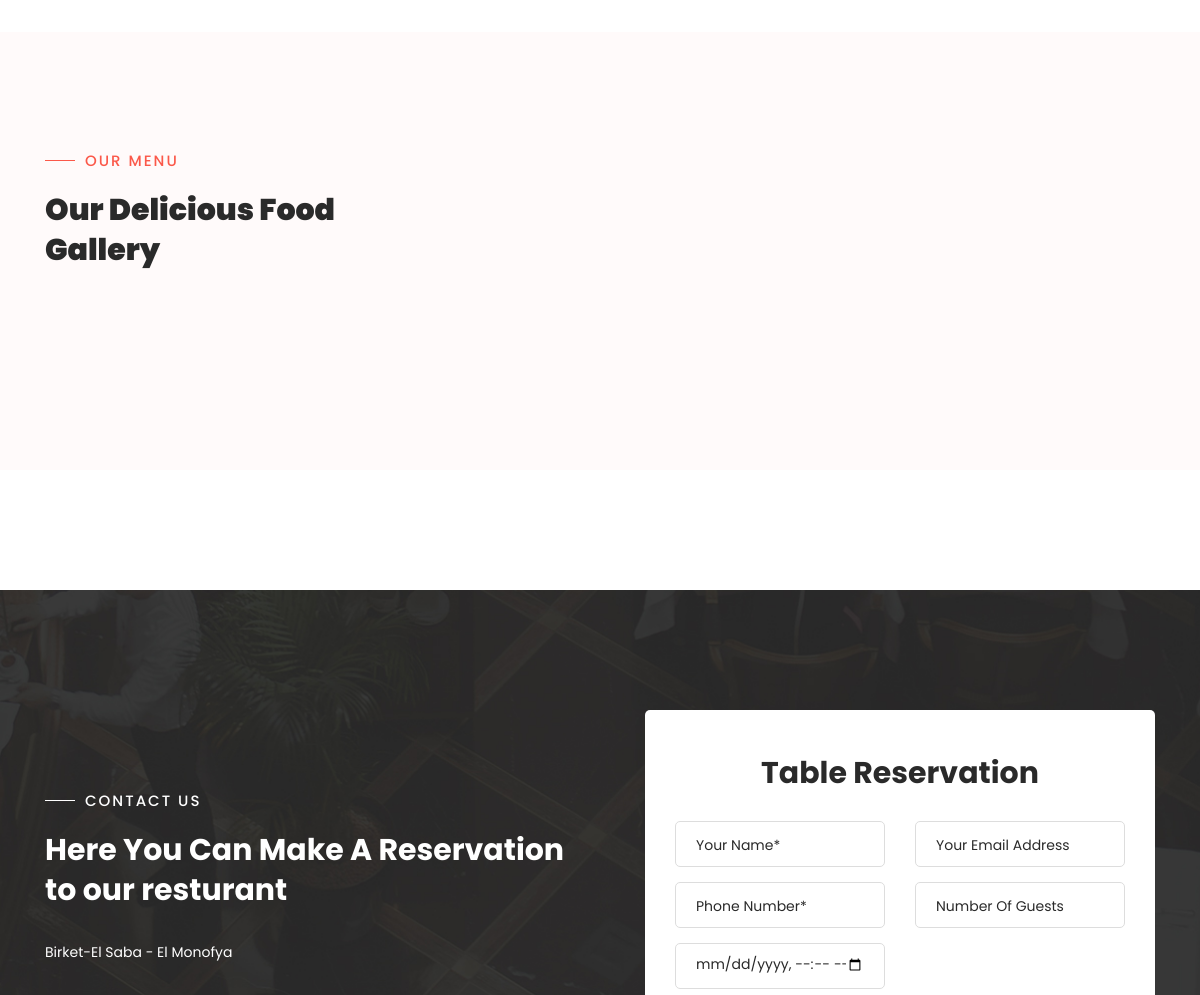
The app's page / (middle part), older data.
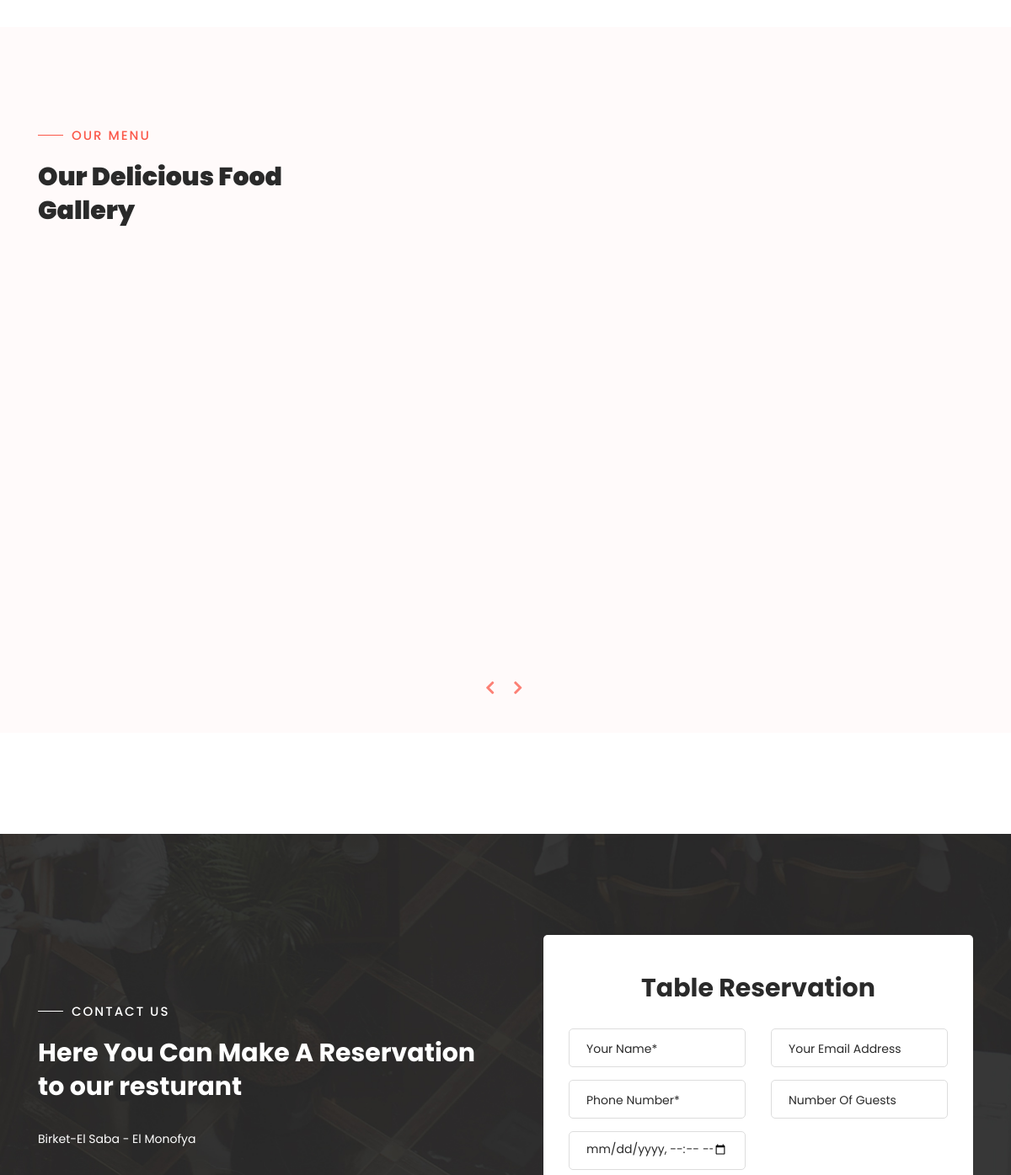
The same page, newer data.
### resturnat/models.py (models this page shows, shortened)
class Food(models.Model):
    name=models.CharField( max_length=200)
    price=models.CharField(max_length=6)
    image=models.ImageField(upload_to='food',null=True,blank=True)
    description=models.TextField(blank=True)

### resturnat/views.py (the view)
# urls.py: 2. Add a URL to urlpatterns:  path('', views.home, name='home')
def home(request):
        all_foods=Food.objects.all()
        all_quotes=Qoute.objects.all()
        data={
            'foods': all_foods,
            'all_quotes':all_quotes,
            }
        return render(request,'index.html',context=data)

### templates/index.html (shortened to what this page needs)
{%extends 'base.html'%}
{% load static %}
{%block content%}
<section class="section" id="menu">
    <div class="container">
        <div class="row">
            <div class="col-lg-4">
                <div class="section-heading">
                    <h6>Our Menu</h6>
                    <h2>Our Delicious Food Gallery</h2>
                </div>
            </div>
        </div>
    </div>
    <div class="menu-item-carousel">
        <div class="col-lg-12">
            <div class="owl-menu-item owl-carousel">
                {% for f1 in foods %}
                <div class="item">
                    <div style="max-height: 400px;">
                        <img class=" card " src="{{f1.image.url}}" alt=" fod ">
                    </div>
                </div>
                {%endfor%}
            </div>
        </div>
    </div>
</section>
<section class="section" id="reservation">
    <div class="container">
        <div class="row">
            <div class="col-lg-6 align-self-center">
                <div class="left-text-content">
                    <div class="section-heading">
                        <h6>Contact Us</h6>
                        <h2>Here You Can Make A Reservation to our resturant</h2>
                    </div>
                    <p>Birket-El Saba - El Monofya</p>
                </div>
            </div>
            <div class="col-lg-6">
                <div class="contact-form">
                    <form id="contact" action="{%url 'book'%}" method="post">
                        <div class="row">
                            <div class="col-lg-12">
                                <h4>Table Reservation</h4>
                            </div>
                            <div class="col-lg-6 col-sm-12">
                                <fieldset>
                                    <input name="name" type="text" id="name" placeholder="Your Name*" required="">
                                </fieldset>
                            </div>
                            <div class="col-lg-6 col-sm-12">
                                <fieldset>
                                    <input name="email" type="text" id="email" pattern="[^ @]*@[^ @]*"
                                        placeholder="Your Email Address" required="">
                                </fieldset>
                            </div>
                            <div class="col-lg-6 col-sm-12">
                                <fieldset>
                                    <input name="phone" type="text" id="phone" placeholder="Phone Number*" required="">
                                </fieldset>
                            </div>
                            <div class="col-md-6 col-sm-12">
                                <fieldset>
                                    <select value="number-guests" name="number_of_guest" id="number-guests">
                                        <option value="number-guests">Number Of Guests</option>
                                    </select>
                                </fieldset>
                            </div>
                            <div class="col-lg-6">
                                <input type="datetime-local" name="date" class="form-control mb-2"
                                    placeholder="dd-mm-yyyy" value="" min="1997-01-01" max="2030-12-31">
                            </div>
                        </div>
                    </form>
                </div>
            </div>
        </div>
    </div>
</section>
{%endblock content%}

Row changes from the older to the newer data that the page shows:
added Food: image (picture)
added Food: image (picture)
added Food: image (picture)
added Food: image (picture)
added Food: image (picture)
